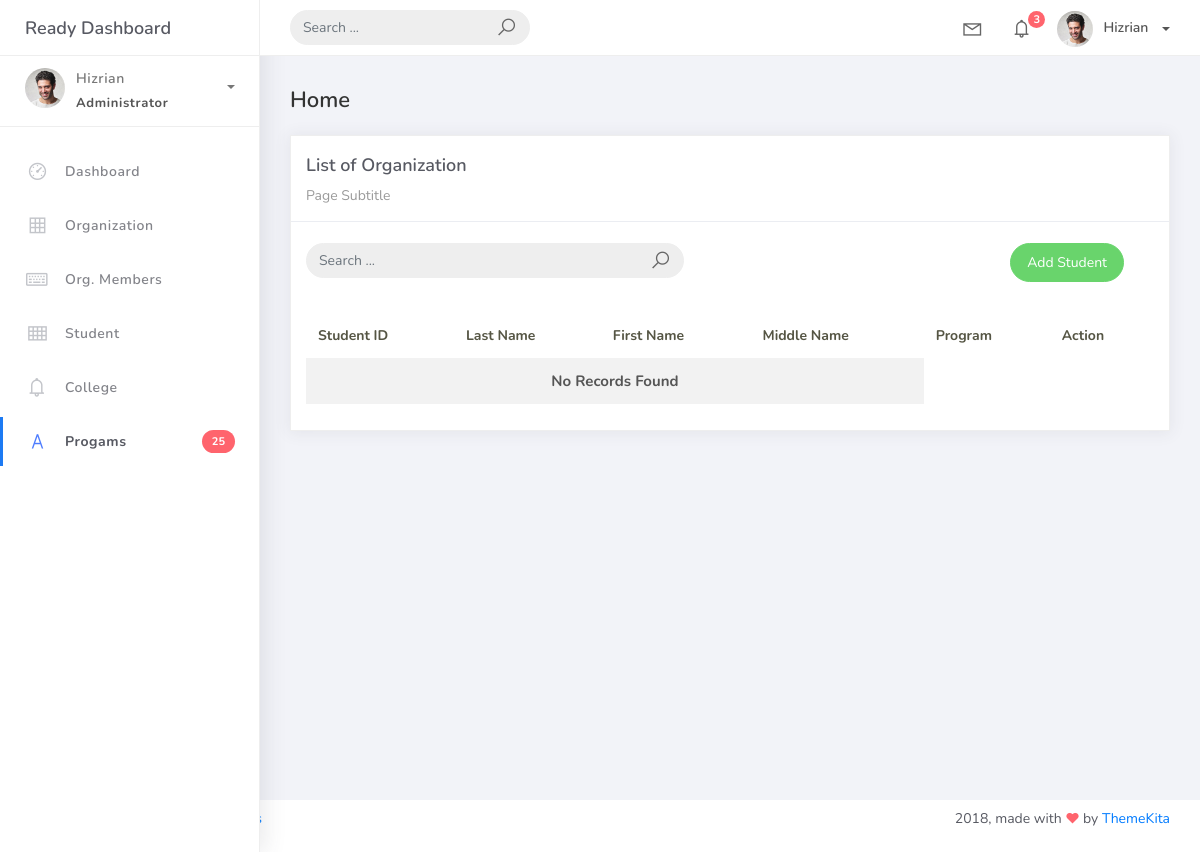
Page /student_list on the earlier database version.
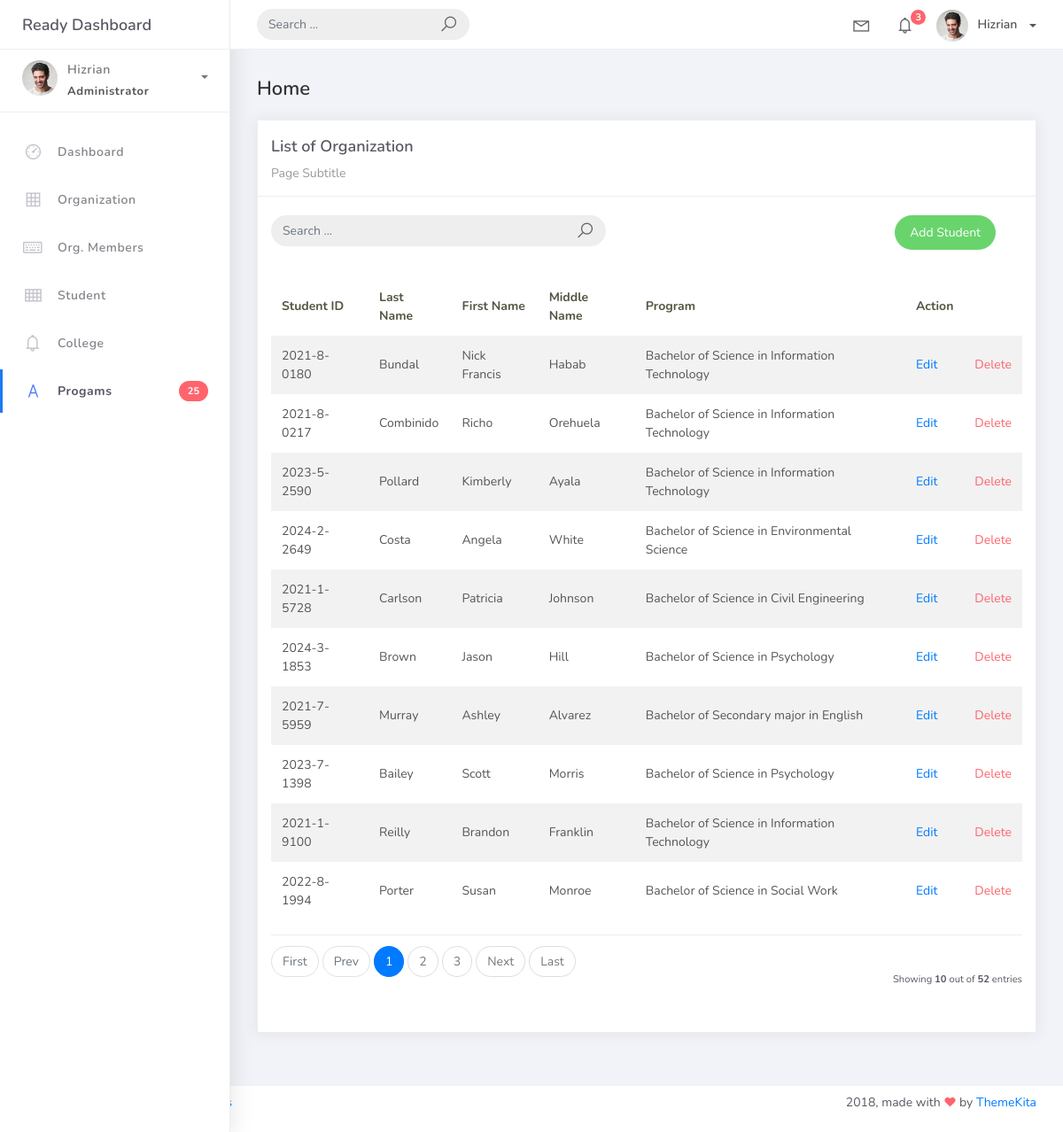
Same page on the later database version.
### studentorg/models.py (models this page shows, shortened)
class BaseModel(models. Model):
    created_at = models.DateTimeField(auto_now_add=True, db_index=True)
    updated_at = models.DateTimeField(auto_now=True)
    class Meta:
        abstract = True

class Student(BaseModel):
    student_id = models.CharField(max_length=15)
    lastname = models.CharField(max_length=25)
    firstname = models.CharField(max_length=25)
    middlename = models.CharField(max_length=25, blank=True, null=True)
    program = models.ForeignKey(Program, on_delete=models.CASCADE)

class Program(BaseModel):
    prog_name = models.CharField(max_length=150)
    college = models.ForeignKey(College, on_delete=models.CASCADE)
    def __str__(self):
        return self.prog_name

### studentorg/views.py (the view)
# urls.py: path('student_list', StudentList.as_view(), name='student-list'),
class StudentList(ListView):
    model = Student
    context_object_name = 'student'
    template_name = "student_list.html"
    paginate_by = 10

### templates/student_list.html
{% extends 'base.html' %} {% load static %} {% block content %}
<div class="content">
    <div class="container-fluid">
        <h4 class="page-title">Home</h4>
        <div class="row">
            <div class="col-md-12">
                <div class="card">
                    <div class="card-header">
                        <div class="card-title">List of Organization</div>
                        <div class="card-category">Page Subtitle</div>
                    </div>
                    <br>
                        <div class="col-md-12 row">
                            <div class="col-md-6">
                                <form action="" class="navbar-left navbar-form nav-search mr-md-3" action="">
                                    <div class="input-group">
                                        <input type="text" placeholder="Search ..." class="form-control">
                                        <div class="input-group-append">
                                        <span class="input-group-text">
                                            <i class="la la-search search-icon"></i>
                                        </span>
                                        </div>
                                    </div>
                                </form>
                            </div>
                            <div class="col-md-6">
                                <div class="pull-right">
                                    <a href="{% url 'student-add' %}" class="btn btn-success btn-rounded">Add Student</a>
                                </div>
                            </div>
                        </div>
                    <div class="card-body">
                        <table class="table table-striped mt-3">
                            <thead>
                                <tr>
                                    <th scope="col">Student ID</th>
                                    <th scope="col">Last Name</th>
                                    <th scope="col">First Name</th>
                                    <th scope="col">Middle Name</th>
                                    <th scope="col">Program</th>
                                    <th scope="col">Action</th>
                                </tr>
                            </thead>
                            <tbody>
                                {% for object in object_list %}
                                <tr>
                                    <td>{{ object.student_id }}</td>
                                    <td>{{ object.lastname }}</td>
                                    <td>{{ object.firstname }}</td>
                                    <td>{{ object.middlename }}</td>
                                    <td>{{ object.program }}</td>
                                    <td><a href="student_list/{{ object.id }}">Edit</a></td>
                                    <td><a href="student_list/{{ object.id }}/delete" class="text-danger">Delete</a></td>
                                </tr>
                                {% empty %}
                                <tr>
                                    <td colspan="4" style="text-align: center">
                                    <p class="text-sm font-weight-bold mb-0">No Records Found</p>
                                    </td>
                                </tr>
                                {% endfor %}
                            </tbody>
                        </table>
                        {% include 'includes/pagination.html' %}
                    </div>
                </div>
            </div>
        </div>
    </div>
</div>
{% endblock %}

### templates/base.html (shortened to what this page needs)
{% load static %}
<!DOCTYPE html>
<html>
<head>
	<link rel="stylesheet" href="{% static 'css/bootstrap.min.css' %}">
	<link rel="stylesheet" href="{% static 'css/ready.css' %}">
	<link rel="stylesheet" href="{% static 'css/demo.css' %}">
</head>
<body>
	<div class="wrapper">
		<div class="main-header">
			<div class="logo-header">
				<a href="index.html" class="logo">
					Ready Dashboard
				</a>
			</div>
			<nav class="navbar navbar-header navbar-expand-lg">
				<div class="container-fluid">
					<form class="navbar-left navbar-form nav-search mr-md-3" action="">
						<div class="input-group">
							<input type="text" placeholder="Search ..." class="form-control">
							<div class="input-group-append">
								<span class="input-group-text">
									<i class="la la-search search-icon"></i>
								</span>
							</div>
						</div>
					</form>
					<ul class="navbar-nav topbar-nav ml-md-auto align-items-center">
						<li class="nav-item dropdown hidden-caret">
							<a class="nav-link dropdown-toggle" href="#" id="navbarDropdown" role="button" data-toggle="dropdown" aria-haspopup="true" aria-expanded="false">
								<i class="la la-envelope"></i>
							</a>
						</li>
						<li class="nav-item dropdown hidden-caret">
							<a class="nav-link dropdown-toggle" href="#" id="navbarDropdown" role="button" data-toggle="dropdown" aria-haspopup="true" aria-expanded="false">
								<i class="la la-bell"></i>
								<span class="notification">3</span>
							</a>
						</li>
						<li class="nav-item dropdown">
							<a class="dropdown-toggle profile-pic" data-toggle="dropdown" href="#" aria-expanded="false"> <img src="{%static '/img/profile.jpg' %}" alt="user-img" width="36" class="img-circle"><span >Hizrian</span></span> </a>
							</li>
						</ul>
					</div>
				</nav>
			</div>
			<div class="sidebar">
				<div class="scrollbar-inner sidebar-wrapper">
					<div class="user">
						<div class="photo">
							<img src="{% static '/img/profile.jpg' %}">
						</div>
						<div class="info">
							<a class="" data-toggle="collapse" href="#collapseExample" aria-expanded="true">
								<span>
									Hizrian
									<span class="user-level">Administrator</span>
									<span class="caret"></span>
								</span>
							</a>
						</div>
					</div>
					<ul class="nav">
						<li class="nav-item">
							<a href="index.html">
								<i class="la la-dashboard"></i>
								<p>Dashboard</p>
							</a>
						</li>
						<li class="nav-item">
							<a href="{% url 'organization-list' %}">
								<i class="la la-table"></i>
								<p>Organization</p>
							</a>
						</li>
						<li class="nav-item">
							<a href="{% url 'orgmem-list' %}">
								<i class="la la-keyboard-o"></i>
								<p>Org. Members</p>
							</a>
						</li>
						<li class="nav-item">
							<a href="{% url 'student-list' %}">
								<i class="la la-th"></i>
								<p>Student</p>
							</a>
						</li>
						<li class="nav-item">
							<a href="{% url 'college-list' %}">
								<i class="la la-bell"></i>
								<p>College</p>
							</a>
						</li>
						<li class="nav-item active">
							<a href="{% url 'program-list' %}">
								<i class="la la-font"></i>
								<p>Progams</p>
								<span class="badge badge-danger">25</span>
							</a>
						</li>
					</ul>
				</div>
			</div>
			<div class="main-panel">
			    {% block content %}
			    {% endblock %}
			</div>
				<footer class="footer">
					<div class="container-fluid">
						<nav class="pull-left">
							<ul class="nav">
								<li class="nav-item">
									<a class="nav-link" href="http://www.themekita.com">
									</a>
								</li>
								<li class="nav-item">
									<a class="nav-link" href="#">
									</a>
								</li>
								<li class="nav-item">
									<a class="nav-link" href="https://themewagon.com/license/#free-item">
									</a>
								</li>
							</ul>
						</nav>
						<div class="copyright ml-auto">
							2018, made with <i class="la la-heart heart text-danger"></i> by <a href="http://www.themekita.com">ThemeKita</a>
						</div>
					</div>
				</footer>
			</div>
</body>
</html>

### templates/includes/pagination.html (shortened to what this page needs)
{% if is_paginated %}
<div class="card-footer px-0 border-0 d-flex flex-column flex-lg-row align-items-center justify-content-between mt-3">
    <nav aria-label="Topics pagination" class="mb-4">
        <ul class="pagination">
            {% if page_obj.number > 1 %}
            <li class="page-item">
                <a class="page-link" href="?page=1">First</a>
            </li>
            {% else %}
            <li class="page-item disabled">
                <span class="page-link">First</span>
            </li>
            {% endif %} {% if page_obj.has_previous %}
            <li class="page-item">
                <a class="page-link" href="?page={{ page_obj.previous_page_number }}">Prev</a>
            </li>
            {% else %}
            <li class="page-item disabled">
                <span class="page-link">Prev</span>
            </li>
            {% endif %} {% for page_num in paginator.page_range %} {% if page_obj.number == page_num %}
            <li class="page-item active">
                <span class="page-link">
                    {{ page_num }}
                </span>
            </li>
            {% elif page_num > page_obj.number|add:'-3' and page_num < page_obj.number|add:'3' %}
            <li class="page-item">
                <a class="page-link" href="?page={{ page_num }}">{{ page_num }}</a>
            </li>
            {% endif %}
            {% endfor %}
            {% if page_obj.has_next %}
            <li class="page-item">
                <a class="page-link" href="?page={{ page_obj.next_page_number }}">Next</a>
            </li>
            {% else %}
            <li class="page-item disabled">
                <span class="page-link">Next</span>
            </li>
            {% endif %}
            {% if page_obj.number != paginator.num_pages %}
            <li class="page-item">
                <a class="page-link" href="?page={{ paginator.num_pages }}">Last</a>
            </li>
            {% else %}
            <li class="page-item disabled">
                <span class="page-link">Last</span>
            </li>
            {% endif %}
        </ul>
    </nav>
    <div class="fw-normal small mt-4 mt-lg-0">Showing <b>{{ object_list.count }}</b> out of <b>{{ paginator.count }}</b> entries</div>
</div>
{% endif %}

Differences in the rows shown:
added Student: student_id "2021-8-0180", lastname "Bundal", firstname "Nick Francis", middlename "Habab", program "Bachelor of Science in Information Technology"
added Student: student_id "2021-8-0217", lastname "Combinido", firstname "Richo", middlename "Orehuela", program "Bachelor of Science in Information Technology"
added Student: student_id "2023-5-2590", lastname "Pollard", firstname "Kimberly", middlename "Ayala", program "Bachelor of Science in Information Technology"
added Student: student_id "2024-2-2649", lastname "Costa", firstname "Angela", middlename "White", program "Bachelor of Science in Environmental Science"
added Student: student_id "2021-1-5728", lastname "Carlson", firstname "Patricia", middlename "Johnson", program "Bachelor of Science in Civil Engineering"
added Student: student_id "2024-3-1853", lastname "Brown", firstname "Jason", middlename "Hill", program "Bachelor of Science in Psychology"
added Student: student_id "2021-7-5959", lastname "Murray", firstname "Ashley", middlename "Alvarez", program "Bachelor of Secondary major in English"
added Student: student_id "2023-7-1398", lastname "Bailey", firstname "Scott", middlename "Morris", program "Bachelor of Science in Psychology"
added Student: student_id "2021-1-9100", lastname "Reilly", firstname "Brandon", middlename "Franklin", program "Bachelor of Science in Information Technology"
added Student: student_id "2022-8-1994", lastname "Porter", firstname "Susan", middlename "Monroe", program "Bachelor of Science in Social Work"
Other differences:
{{ object_list.count }}: (not shown) → "10"
{{ paginator.count }}: (not shown) → "52"
text no longer shown: "No Records Found"
text now shown: "First Prev Next Last Showing out of entries"
new list line: "1"
new list line: "2"
new list line: "3"
